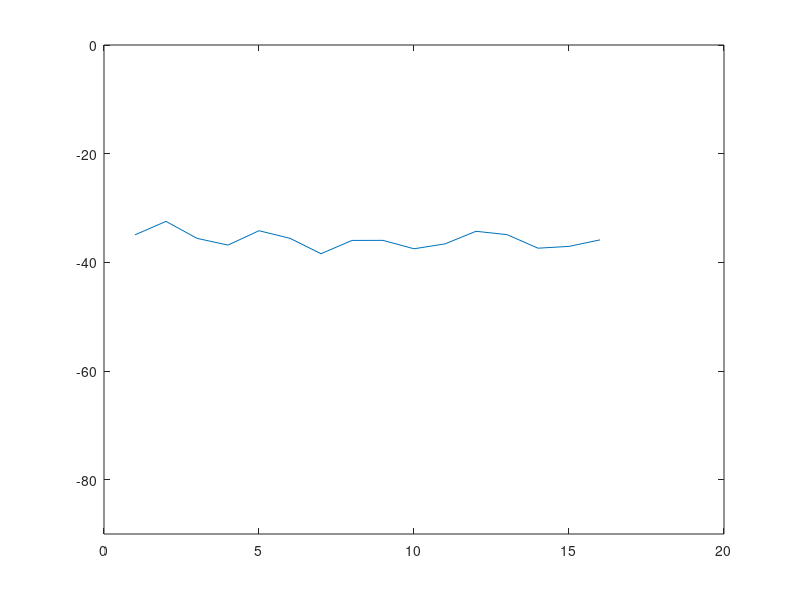
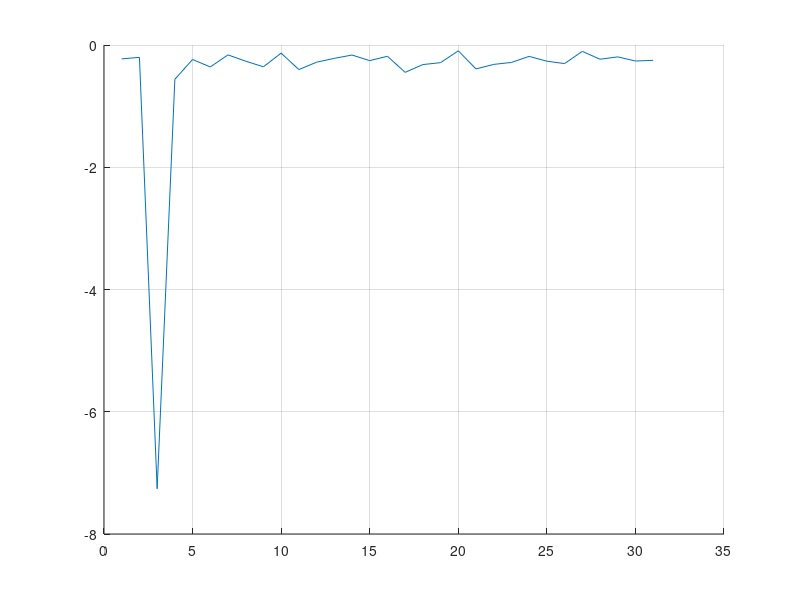

MATLAB code to generate these figures, in order:
close all;
N_FFT=1024;
% hann_window = sqrt(hann(N_FFT));
% hann_window([1:N_FFT/2]+N_FFT/2) = sqrt(   1-hann_window(1:N_FFT/2).^2  );
fft_w=hamming(N_FFT,'periodic');
w_scaling=sum(fft_w);

% Subband Parameters
band_width=16; 
band_i=3:band_width:N_FFT/2-band_width;


f=20:0.4:1000;
flatness=zeros(1,length(band_i));


% smooth parameter for noise
attack   = 1 - exp( -2.2 *1000 * 512 / (1 * 44100   ) );
release = 1 - exp( -2.2 *1000 * 512 / (1000 * 44100) );
noist_T=1.5;

% non-window


% Windowed

fa=0.3*sin(2*pi*1700*(0:1/44100:(N_FFT-1)/44100));
% fa=fa+0.1*sin(2*pi*(f(i)*1.1)*(0:1/44100:(N_FFT-1)/44100));

    NOISE  = zeros(noist_T/0.1,N_FFT); % Tmax/Release
    for in = 1: noist_T/0.1-1  % Tmax/Release

    noise=rand(1,N_FFT);

    bh=fft(noise.*fft_w')/w_scaling;
    NOISE(in,:)=bh;
    end

    for ib=1:N_FFT/2
        for in = 1: noist_T/0.1-1 
             if  abs(NOISE(in,ib))  >NOISE(end,ib)
                 T=attack;
             else
                 T=release;
             end

             NOISE(end,ib)  = (1-T)*NOISE(end,ib)  + T*abs(NOISE(in,ib)) ; 

        end

    end    
    
bh=fft(fa.*fft_w')/w_scaling;

% mix the FFT of noise and tone
bh= bh+ NOISE(end,:);

for i=band_i;
P_bh=abs(bh(i:i+band_width-1)).^2;

gM=sum(10*log10(P_bh))/(band_width);
aM=10*log10(mean(P_bh));

flatness((i+band_width-3)/band_width)=gM-aM;


figure (1), plot(10*log10(P_bh));
ylim([-90, 0])
close 1;

end

figure,
grid on, hold on;
plot(flatness);
% figure,
% plot(10*log10(P_bh));
% 
% 
% fa=0.1*sin(2*pi*f(i)*(0:1/44100:(N_FFT-1)/44100));
% bh=fft(fa.*fft_w');
% Pbh=20*log10(2*abs(bh)/w_scaling);
% i_tone=find(Pbh(1:end/2)==max(Pbh));
% 
% e_tone=2*sum(abs(bh(i_tone-1:i_tone+1)))/w_scaling;
% E_TONE=20*log10(e_tone);
% 
% e_lobe=2*abs(bh([i_tone-2 i_tone+2]))/w_scaling;
% crest=E_TONE-20*log10(e_lobe);
% crest_1(i)=min(crest);
% 
% e_tone=2*sum(abs(bh(i_tone)))/w_scaling;
% E_TONE=20*log10(e_tone);
% 
% e_lobe=2*abs(bh([i_tone-1 i_tone+1]))/w_scaling;
% crest=E_TONE-20*log10(e_lobe);
% crest_2(i)=min(crest);
% end
